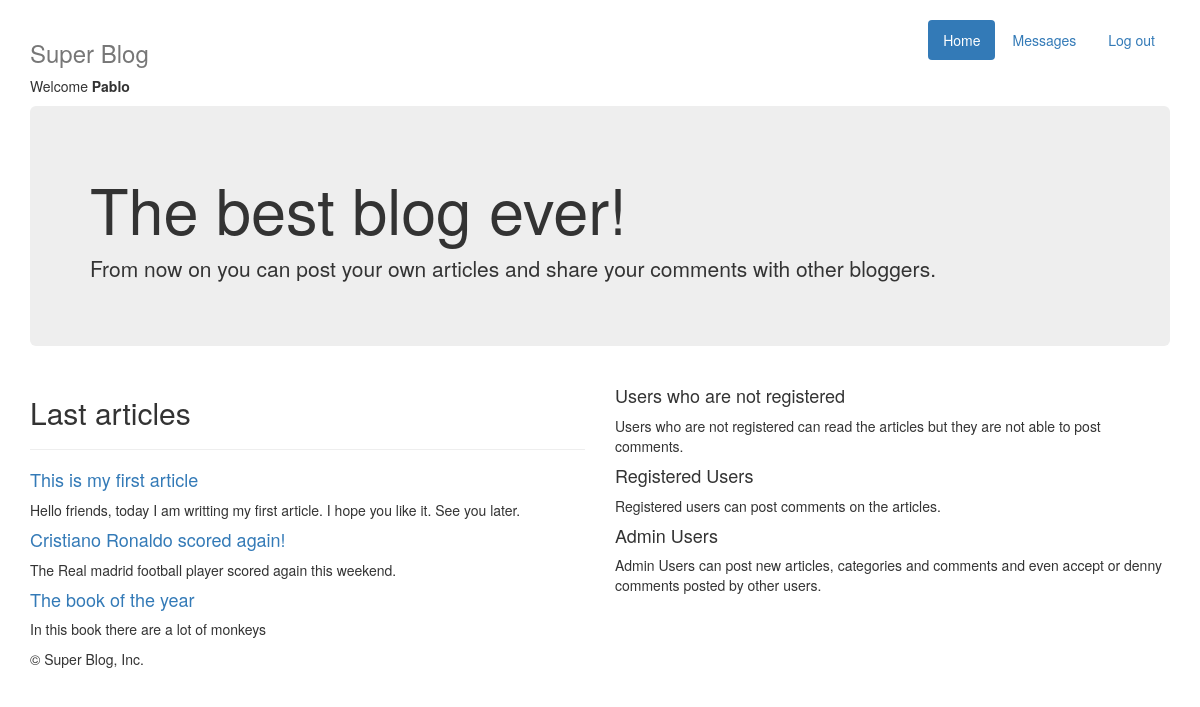
Screenshot of /index.php (signed in) with the database file from the repository.
### tables this page shows
CREATE TABLE `users` (
  `id` int(11) unsigned NOT NULL AUTO_INCREMENT,
  `username` varchar(50) NOT NULL,
  `password` char(32) NOT NULL,
  `email` varchar(50) NOT NULL,
  `type` enum('user','admin') NOT NULL DEFAULT 'user',
  PRIMARY KEY (`id`)
);

CREATE TABLE `articles` (
  `id` int(11) unsigned NOT NULL AUTO_INCREMENT,
  `title` varchar(50) NOT NULL,
  `extract` varchar(255) NOT NULL,
  `text` text NOT NULL,
  `user_id` int(11) NOT NULL,
  `category_id` int(11) NOT NULL,
  `published_at` timestamp NOT NULL DEFAULT CURRENT_TIMESTAMP ON UPDATE CURRENT_TIMESTAMP,
  `created_at` timestamp NOT NULL DEFAULT '0000-00-00 00:00:00',
  `updated_at` timestamp NOT NULL DEFAULT '0000-00-00 00:00:00',
  PRIMARY KEY (`id`)
);

### admin/isUser.php (called while the page is built, shortened)
<?php
function isUser ( $user, $password, $connection ) {
	$query = "SELECT id, username, password, type FROM `users` WHERE username = '$user'";
	$result = mysql_query ($query, $connection);
	$row = mysql_fetch_array ($result);
	$password_from_db = $row ['password'];
	if ( $password_from_db == $password ) {
		return $row;
	} else return false;
}
?>

### index.php (the view, shortened to what this page needs)
<?php
include_once 'libraries.php';
$arrArticles = array();
$query = "SELECT id, title, extract, text FROM `articles` WHERE created_at < '".date('Y-m-d H:i:s')."' ORDER BY published_at DESC";
$result = mysql_query ($query, $dbConn);
while ( $row = mysql_fetch_assoc ($result)) {
    array_push( $arrArticles,$row );
}
?>
<?php
    include_once 'header.php';
?>
    <div class="jumbotron">
        <h1>The best blog ever!</h1>
        <p class="lead"> From now on you can post your own articles and share your comments with other bloggers.</p>
    </div>
    <div class="row marketing">
        <div class="col-lg-6">
            <h2>Last articles</h2>
            <hr/>
            <?php foreach ($arrArticles as $article) : ?>
                    <h4><a href="article.php?id=<?php echo $article['id']; ?>"><?php echo $article['title']; ?></a></h4>
                    <p><?php echo $article['extract']; ?></p>
            <?php endforeach; ?>
        </div>
        <div class="col-lg-6">
            <h4>Users who are not registered</h4>
            <p>Users who are not registered can read the articles but they are not able to post comments.</p>
            <h4>Registered Users</h4>
            <p>Registered users can post comments on the articles.</p>
            <h4>Admin Users</h4>
            <p>Admin Users can post new articles, categories and comments and even accept or denny comments posted by other users.</p>
        </div>
    </div>
<?php include_once 'footer.php'; ?>

### header.php (shortened to what this page needs)
<?php
require_once 'admin/isUser.php';
$dbConn = connect();
if (!empty($_SESSION['username']) && !empty($_SESSION['password'])) {
    $arrUser = isUser( $_SESSION['username'], $_SESSION['password'], $dbConn);
}
?>
<!DOCTYPE html>
<html lang="en">
<head>
    <link href="css/bootstrap.min.css" rel="stylesheet">
</head>
<body style="padding-top: 20px;">
<div class="container">
    <div class="header clearfix">
        <nav>
            <ul class="nav nav-pills pull-right">
                <li role="presentation" class="active"><a href="index.php">Home</a></li>
                <?php if (empty($arrUser['username'])) : ?>
                    <li role="presentation"><a href="login.php">Log in</a></li>
                    <li role="presentation"><a href="signup.php">Sign up</a></li>
                <?php else : ?>
                    <li role="presentation"><a href="messages.php">Messages</a></li>
                    <li role="presentation"><a href="index.php?logout=true">Log out</a></li>
                <?php endif; ?>
            </ul>
        </nav>
        <h3 class="text-muted">Super Blog</h3>
        <?php if (!empty($arrUser['username'])) : ?>
            <p>Welcome <b><?= $arrUser['username'] ?></b></p>
        <?php endif; ?>
    </div>

### rows the page displays
users: username "Pablo"
articles: title "This is my first article", extract "Hello friends, today I am writting my first article. I hope you like it. See you later."
articles: title "Cristiano Ronaldo scored again!", extract "The Real madrid football player scored again this weekend."
articles: title "The book of the year", extract "In this book there are a lot of monkeys"
